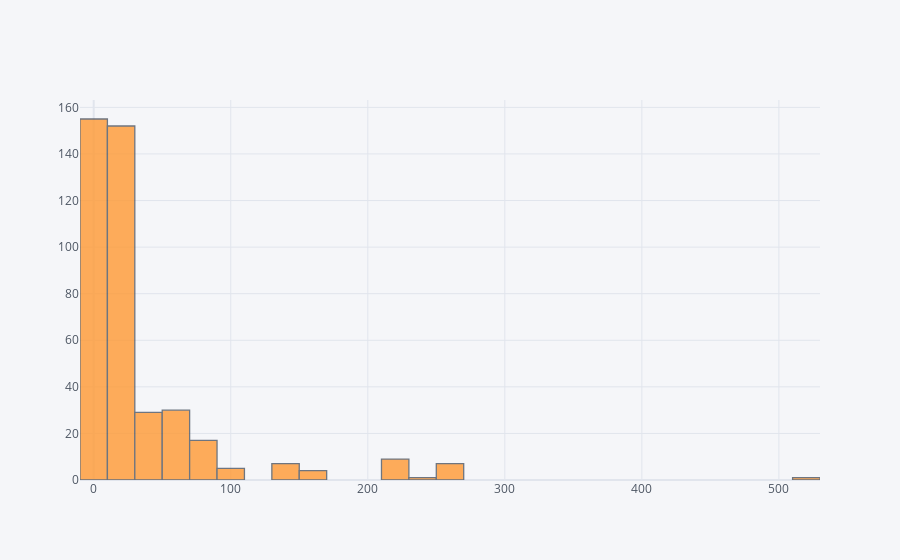

The cell this chart's notebook holds for it:
### Code cell
df['Fare'].iplot(kind='hist',bins=30)

### Figure 1 — Plotly figure (JSON) as saved in the notebook; plotly's stock layout.template omitted (floating-point values rounded to 4 significant figures; data arrays with more than 128 entries replaced by an {"elided": "..."} marker saying what was removed)
{"data": [{"histfunc": "count", "histnorm": "", "marker": {"color": "rgba(255, 153, 51, 1.0)", "line": {"color": "#4D5663", "width": 1.3}}, "name": "Fare", "nbinsx": 30, "opacity": 0.8, "orientation": "v", "type": "histogram", "x": {"elided": "418 float values"}}], "layout": {"barmode": "overlay", "legend": {"bgcolor": "#F5F6F9", "font": {"color": "#4D5663"}}, "paper_bgcolor": "#F5F6F9", "plot_bgcolor": "#F5F6F9", "title": {"font": {"color": "#4D5663"}}, "xaxis": {"gridcolor": "#E1E5ED", "showgrid": true, "tickfont": {"color": "#4D5663"}, "title": {"font": {"color": "#4D5663"}, "text": ""}, "zerolinecolor": "#E1E5ED"}, "yaxis": {"gridcolor": "#E1E5ED", "showgrid": true, "tickfont": {"color": "#4D5663"}, "title": {"font": {"color": "#4D5663"}, "text": ""}, "zerolinecolor": "#E1E5ED"}}}
